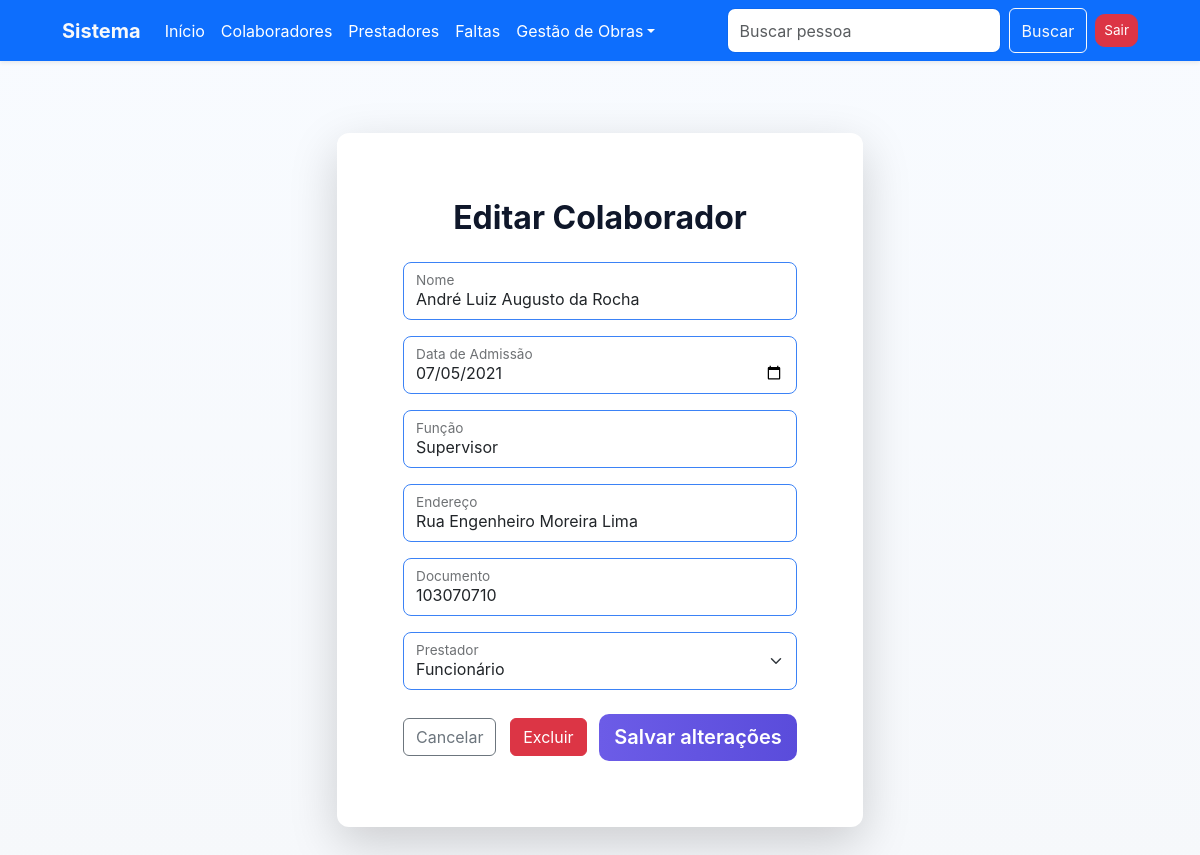
The page /atualiza_pessoas/16/edit/ (signed in) on the database its author committed.
### cadastro/models.py (models this page shows, shortened)
class Pessoa(models.Model):
    nome = models.CharField('Nome', max_length=100)
    data_admissao = models.DateField(
        'Data de Admissão', null=True, blank=True)
    funcao = models.CharField('Função', max_length=100, null=True, blank=True)
    endereco = models.CharField(
        'Endereço', max_length=255, null=True, blank=True)
    documento = models.CharField(
        'Documento', max_length=50, null=True, blank=True)
    prestador = models.ForeignKey(
        'Prestador', on_delete=models.CASCADE, null=True, blank=True)

### cadastro/views.py (the view, shortened to what this page needs)
class PessoaUpdateView(LoginRequiredMixin, UpdateView):
    model = Pessoa
    template_name = 'pessoa_update.html'
    form_class = PessoaForm
    success_url = reverse_lazy('pessoas_list')

### cadastro/forms.py
class PessoaForm(forms.ModelForm):
    class Meta:
        model = Pessoa
        fields = ['nome', 'data_admissao', 'funcao',
                  'endereco', 'documento', 'prestador']
        widgets = {
            'nome': forms.TextInput(attrs={'class': 'form-control', 'placeholder': ' '}),
            'data_admissao': forms.DateInput(
                format='%Y-%m-%d',
                attrs={'class': 'form-control',
                       'type': 'date', 'placeholder': ' '}
            ),
            'funcao': forms.TextInput(attrs={'class': 'form-control', 'placeholder': ' '}),
            'endereco': forms.TextInput(attrs={'class': 'form-control', 'placeholder': ' '}),
            'documento': forms.TextInput(attrs={'class': 'form-control', 'placeholder': ' '}),
            'prestador': forms.Select(attrs={'class': 'form-select'}),
        }

### cadastro/models.py (called while the page is built)
    def __str__(self):
        return self.nome

### usuario/views.py (called while the page is built)
    def dispatch(self, request, *args, **kwargs):
        if not request.session.get('logado'):
            messages.error(
                request, 'Acesso negado. Por favor, realize o login.')
            return redirect('usuario_login')
        return super().dispatch(request, *args, **kwargs)

### cadastro/templates/pessoa_update.html (shortened to what this page needs)
{% extends 'base.html' %}
{% block content %}
<div class="row justify-content-center py-5">
    <div class="col-md-8 col-lg-6">
        <div class="card shadow-lg border-0 rounded-lg">
            <div class="card-body p-lg-5">
                <h2 class="card-title text-center fw-bold mb-4">Editar Colaborador</h2>
                <form method="post" novalidate class="highlight-blue">
                    {% for field in form %}
                    <div class="form-floating mb-3">
                        {{ field }}
                        <label for="{{ field.id_for_label }}">{{ field.label }}</label>
                    </div>
                    {% endfor %}
                    <div class="d-flex justify-content-between align-items-center mt-4">
                        <a href="{% url 'pessoas_list' %}" class="btn btn-outline-secondary">Cancelar</a>
                        <div>
                            <a href="{% url 'pessoa_delete' pk=form.instance.id %}" class="btn btn-danger me-2">Excluir</a>
                            <button type="submit" class="btn btn-primary btn-lg">Salvar alterações</button>
                        </div>
                    </div>
                </form>
            </div>
        </div>
    </div>
</div>
{% endblock %}

### templates/static/css/style.css (style rules this page uses)
:root { --bg:#f6f8fb; --card:#ffffff; --muted:#6b7280; --accent:#6c5ce7; --accent-600:#5a4cdb; --danger:#ef4444; --glass: rgba(255,255,255,0.6); }
* { box-sizing:border-box }
body { margin:0; font-family: Inter, system-ui, -apple-system, "Segoe UI", Roboto, "Helvetica Neue", Arial, sans-serif; background: linear-gradient(180deg, #f8fbff 0%, var(--bg) 100%); color:#111827; -webkit-font-smoothing:antialiased; -moz-osx-font-smoothing:grayscale; }
.card { background:var(--card); border:0; border-radius:12px; padding:18px; }
.card-title { font-weight:600;color:#0f172a }
.btn-primary { background:linear-gradient(90deg,var(--accent),var(--accent-600)); border:0; color:#fff; padding:.55rem .95rem; font-weight:600; border-radius:10px; transition:transform .18s ease, box-shadow .18s ease; }
.form-control, .form-select { border-radius:8px;border:1px solid rgba(15,23,42,.06);padding:.6rem .75rem }
.highlight-blue .form-control, .highlight-blue .form-select { border-color: #3b82f6; }

### rows shown on the page
Pessoa: form "André Luiz Augusto da Rocha" "07/05/2021" "Supervisor" "Rua Engenheiro Moreira Lima" "103070710" "Funcionário"
